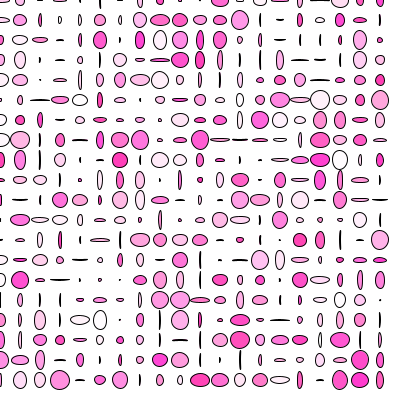
Frame 1 (no input)
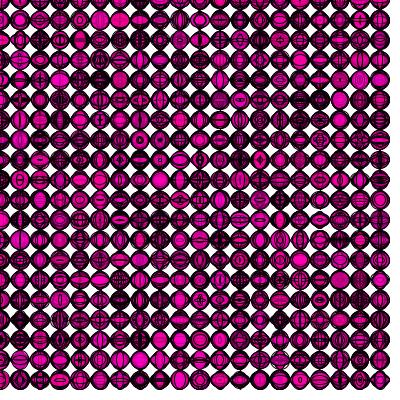
Frame 60 (the mouse pressed at the canvas centre just before this capture)
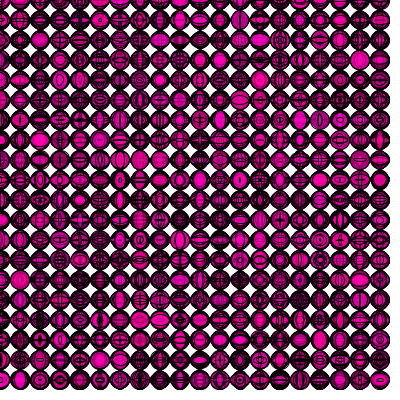
Frame 120 (the mouse held since frame 60 and released just before this capture)

The Processing sketch that drew these frames (run headless with seeded random() and noise(); from frame 60 on, the mouse is pressed at the canvas centre):

// Processing sketch: processing_88105
// ── processing_88105.pde

int s = 20;

void setup(){
  background(255);
  size(400, 400);
  smooth();
  ellipseMode(CENTER);
}

void draw(){
  for(int j = 0; j < 20; j++) {
    for(int i = 0; i <20; i++) {
      fill(255, 0, random(150, 200), random(200));
      ellipse(i*s, j*s, random(s), random(s));
    }
  }
}
